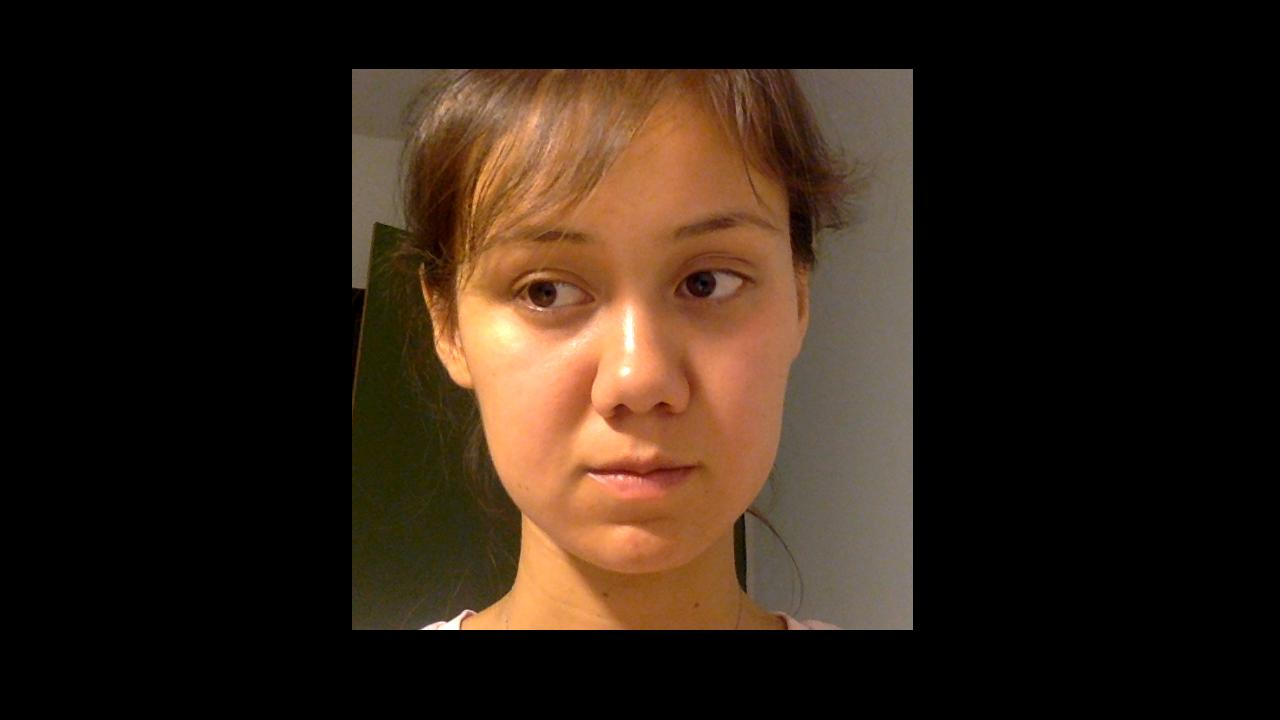
#> input picture P2/4.Eyes_and_gaze/Derecha1.jpg, 1280 x 720 px, found by its file name
$ python pupil.py   (older library calls are emulated)
#> lines starting #> are read from the running program, lines starting #| are printed output that depends on the picture; after the words box and inside, x2 and y2 are one past the last pixel; in counts of white or black regions, pixels touching at a corner belong together
#Identify pupils. Based on beta 1

import numpy as np
import cv2
import time

frame = cv2.imread("4.Eyes_and_gaze\Derecha1.jpg")
#> frame is the input picture: shape (720, 1280, 3); mean B, G, R 21.2, 32.5, 46.5
img = frame
#downsample
#frameD = cv2.pyrDown(cv2.pyrDown(frame))
#frameDBW = cv2.cvtColor(frameD,cv2.COLOR_RGB2GRAY)

#detect face
frame = cv2.cvtColor(frame,cv2.COLOR_RGB2GRAY)
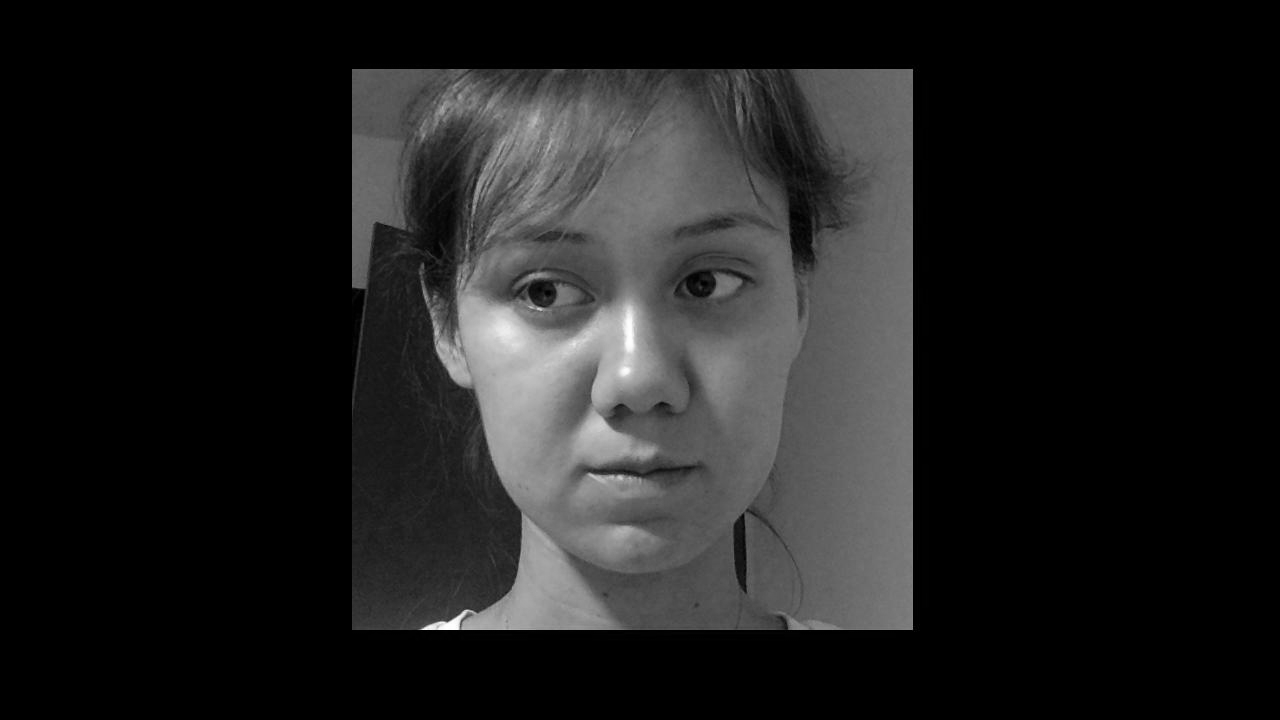
#> frame: shape (720, 1280); min 0, max 255, mean 30.7
frame = cv2.equalizeHist(frame)
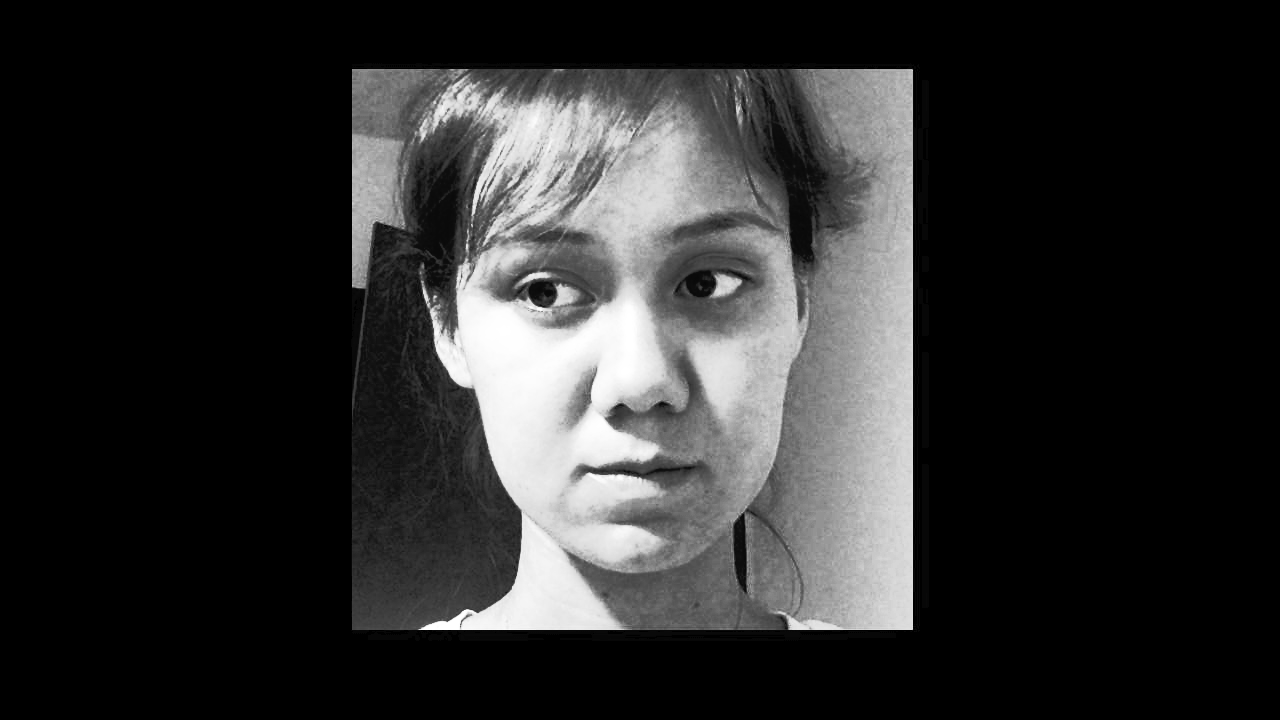
#> frame: shape (720, 1280); min 0, max 255, mean 45.6
faces = cv2.CascadeClassifier('haarcascade_eye.xml')
detected = faces.detectMultiScale(frame, 1.3, 5)
#> detected = [[651, 225, 110, 110], [504, 244, 100, 100]]
cv2.imshow('frame2',detected)
k = cv2.waitKey(0)
#> (key Esc is pressed here)
if k == 27:         # wait for ESC key to exit
    cv2.destroyAllWindows()
#faces = cv2.CascadeClassifier('haarcascade_frontalface_default.xml')
#detected2 = faces.detectMultiScale(frameDBW, 1.3, 5)

pupilFrame = frame
pupilO = frame
windowClose = np.ones((5,5),np.uint8)
windowOpen = np.ones((2,2),np.uint8)
windowErode = np.ones((2,2),np.uint8)

#draw square
for (x,y,w,h) in detected:
	cv2.rectangle(img, (x,y), ((x+w),(y+h)), (0,0,255),1)
	cv2.line(img, (x,y), ((x+w,y+h)), (0,0,255),1)
	cv2.line(img, (x+w,y), ((x,y+h)), (0,0,255),1)
	pupilFrame = cv2.equalizeHist(frame[int(y+(h*.25)):(y+h), x:(x+w)])
	pupilO = pupilFrame
	#_, pupilFrame = cv2.threshold(pupilFrame,55,255,cv2.THRESH_BINARY)		#50 ..nothin 70 is better
	pupilFrame =cv2.adaptiveThreshold(pupilFrame,255,cv2.ADAPTIVE_THRESH_MEAN_C,\
            cv2.THRESH_BINARY,25,2)
	pupilFrame = cv2.morphologyEx(pupilFrame, cv2.MORPH_CLOSE, windowClose)
	pupilFrame = cv2.morphologyEx(pupilFrame, cv2.MORPH_ERODE, windowErode)
	pupilFrame = cv2.morphologyEx(pupilFrame, cv2.MORPH_OPEN, windowOpen)

	#so above we do image processing to get the pupil..
	#now we find the biggest blob and get the centriod

	'''threshold = cv2.inRange(pupilFrame,250,255)		#get the blobs
	_,contours, hierarchy = cv2.findContours(threshold,cv2.RETR_LIST,cv2.CHAIN_APPROX_SIMPLE)
	#if there are 3 or more blobs, delete the biggest and delete the left most for the right eye
	#if there are 2 blob, take the second largest
	#if there are 1 or less blobs, do nothing

	if len(contours) >= 2:
		#find biggest blob
		maxArea = 0
		MAindex = 0			#to get the unwanted frame
		distanceX = []		#delete the left most (for right eye)
		currentIndex = 0
		for cnt in contours:
			area = cv2.contourArea(cnt)
			center = cv2.moments(cnt)
			cx,cy = int(center['m10']/center['m00']), int(center['m01']/center['m00'])
			distanceX.append(cx)
			if area > maxArea:
				maxArea = area
				MAindex = currentIndex
			currentIndex = currentIndex + 1

		del contours[MAindex]		#remove the picture frame contour
		del distanceX[MAindex]

	eye = 'right'

	if len(contours) >= 2:		#delete the left most blob for right eye
		if eye == 'right':
			edgeOfEye = distanceX.index(min(distanceX))
		else:
			edgeOfEye = distanceX.index(max(distanceX))
		del contours[edgeOfEye]
		del distanceX[edgeOfEye]

	if len(contours) >= 1:		#get largest blob
		maxArea = 0
		for cnt in contours:
			area = cv2.contourArea(cnt)
			if area > maxArea:
				maxArea = area
				largeBlob = cnt

	if len(largeBlob) > 0:
		center = cv2.moments(largeBlob)
		cx,cy = int(center['m10']/center['m00']), int(center['m01']/center['m00'])
		cv2.circle(pupilO,(cx,cy),5,255,-1)'''


	#show picture
	cv2.imshow('frame1',img)
	cv2.imshow('frame',pupilO)
	cv2.imshow('frame2',pupilFrame)
	k = cv2.waitKey(0)
	if k == 27:         # wait for ESC key to exit
		cv2.destroyAllWindows()
#> this loop made 2 passes; (key Esc is pressed on pass 1)
#> pass 1, `pupilFrame = cv2.equalizeHist(frame[int(y+(h*.25)):(y+h), x:(x+w)])`:
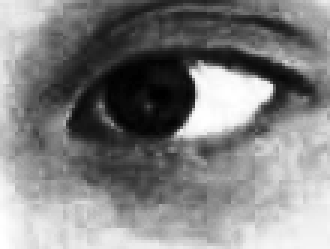
#> pupilFrame: shape (83, 110) (shown 3 times larger); min 0, max 255, mean 129.4
#> pass 1, `pupilFrame =cv2.adaptiveThreshold(pupilFrame,255,cv2.ADAPTIVE_THRESH_M..`:
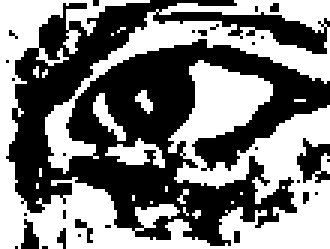
#> pupilFrame: shape (83, 110) (shown 3 times larger); 49.5% white; 21 white regions (16 under 20 px), largest, box (x1, y1, x2, y2) and area: (0, 0, 110, 83) 3201, (15, 0, 110, 58) 1078, (35, 46, 55, 56) 99, (31, 31, 42, 47) 66, (45, 30, 51, 38) 26
#> pass 1, `pupilFrame = cv2.morphologyEx(pupilFrame, cv2.MORPH_CLOSE, windowClose)`:
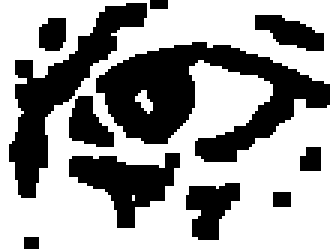
#> pupilFrame: shape (83, 110) (shown 3 times larger); 61.9% white; 11 black regions (1 under 20 px), largest, box (x1, y1, x2, y2) and area: (32, 14, 110, 54) 1434, (3, 1, 49, 66) 828, (23, 51, 60, 76) 465
#> pass 1, `pupilFrame = cv2.morphologyEx(pupilFrame, cv2.MORPH_ERODE, windowErode)`:
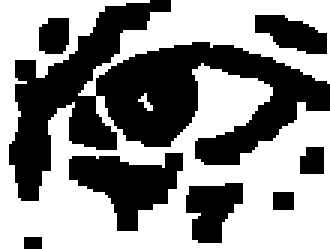
#> pupilFrame: shape (83, 110) (shown 3 times larger); 55.8% white; 8 black regions, largest, box (x1, y1, x2, y2) and area: (3, 0, 110, 67) 2797, (23, 51, 61, 77) 535, (62, 61, 81, 81) 263
#> after the loop:
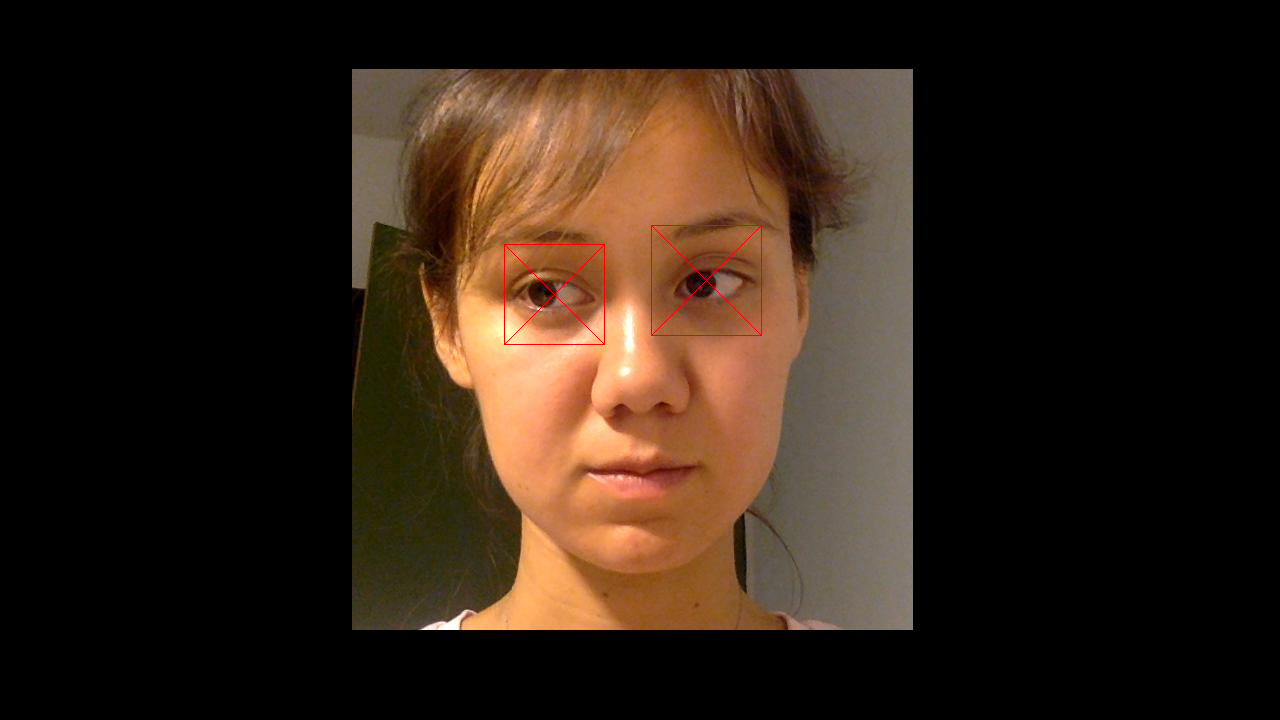
#> img: shape (720, 1280, 3); 0.14% of pixels changed, all inside (x1, y1, x2, y2) = (504, 225, 762, 345)
